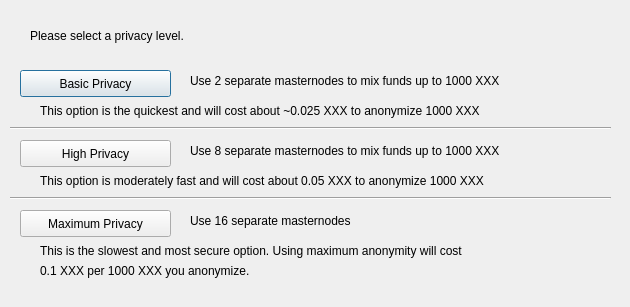
<?xml version="1.0" encoding="UTF-8"?>
<ui version="4.0">
 <class>ObfuscationConfig</class>
 <widget class="QDialog" name="ObfuscationConfig">
  <property name="geometry">
   <rect>
    <x>0</x>
    <y>0</y>
    <width>630</width>
    <height>307</height>
   </rect>
  </property>
  <property name="windowTitle">
   <string>Configure Obfuscation</string>
  </property>
  <widget class="QPushButton" name="buttonBasic">
   <property name="geometry">
    <rect>
     <x>20</x>
     <y>70</y>
     <width>151</width>
     <height>27</height>
    </rect>
   </property>
   <property name="text">
    <string>Basic Privacy</string>
   </property>
  </widget>
  <widget class="QPushButton" name="buttonHigh">
   <property name="geometry">
    <rect>
     <x>20</x>
     <y>140</y>
     <width>151</width>
     <height>27</height>
    </rect>
   </property>
   <property name="text">
    <string>High Privacy</string>
   </property>
  </widget>
  <widget class="QPushButton" name="buttonMax">
   <property name="geometry">
    <rect>
     <x>20</x>
     <y>210</y>
     <width>151</width>
     <height>27</height>
    </rect>
   </property>
   <property name="text">
    <string>Maximum Privacy</string>
   </property>
  </widget>
  <widget class="QLabel" name="label">
   <property name="geometry">
    <rect>
     <x>30</x>
     <y>20</y>
     <width>571</width>
     <height>31</height>
    </rect>
   </property>
   <property name="text">
    <string>Please select a privacy level.</string>
   </property>
  </widget>
  <widget class="QLabel" name="label_2">
   <property name="geometry">
    <rect>
     <x>190</x>
     <y>70</y>
     <width>421</width>
     <height>21</height>
    </rect>
   </property>
   <property name="text">
    <string>Use 2 separate masternodes to mix funds up to 1000 XXX</string>
   </property>
  </widget>
  <widget class="QLabel" name="label_3">
   <property name="geometry">
    <rect>
     <x>190</x>
     <y>140</y>
     <width>411</width>
     <height>21</height>
    </rect>
   </property>
   <property name="text">
    <string>Use 8 separate masternodes to mix funds up to 1000 XXX</string>
   </property>
  </widget>
  <widget class="QLabel" name="label_4">
   <property name="geometry">
    <rect>
     <x>190</x>
     <y>210</y>
     <width>421</width>
     <height>21</height>
    </rect>
   </property>
   <property name="text">
    <string>Use 16 separate masternodes</string>
   </property>
  </widget>
  <widget class="QLabel" name="label_6">
   <property name="geometry">
    <rect>
     <x>40</x>
     <y>100</y>
     <width>561</width>
     <height>21</height>
    </rect>
   </property>
   <property name="text">
    <string>This option is the quickest and will cost about ~0.025 XXX to anonymize 1000 XXX</string>
   </property>
  </widget>
  <widget class="QLabel" name="label_7">
   <property name="geometry">
    <rect>
     <x>40</x>
     <y>170</y>
     <width>561</width>
     <height>21</height>
    </rect>
   </property>
   <property name="text">
    <string>This option is moderately fast and will cost about 0.05 XXX to anonymize 1000 XXX</string>
   </property>
  </widget>
  <widget class="QLabel" name="label_8">
   <property name="geometry">
    <rect>
     <x>40</x>
     <y>240</y>
     <width>561</width>
     <height>21</height>
    </rect>
   </property>
   <property name="text">
    <string>This is the slowest and most secure option. Using maximum anonymity will cost</string>
   </property>
  </widget>
  <widget class="QLabel" name="label_9">
   <property name="geometry">
    <rect>
     <x>40</x>
     <y>260</y>
     <width>561</width>
     <height>21</height>
    </rect>
   </property>
   <property name="text">
    <string>0.1 XXX per 1000 XXX you anonymize.</string>
   </property>
  </widget>
  <widget class="Line" name="line">
   <property name="geometry">
    <rect>
     <x>10</x>
     <y>120</y>
     <width>601</width>
     <height>16</height>
    </rect>
   </property>
   <property name="orientation">
    <enum>Qt::Horizontal</enum>
   </property>
  </widget>
  <widget class="Line" name="line_2">
   <property name="geometry">
    <rect>
     <x>10</x>
     <y>190</y>
     <width>601</width>
     <height>16</height>
    </rect>
   </property>
   <property name="orientation">
    <enum>Qt::Horizontal</enum>
   </property>
  </widget>
 </widget>
 <resources/>
 <connections/>
</ui>
